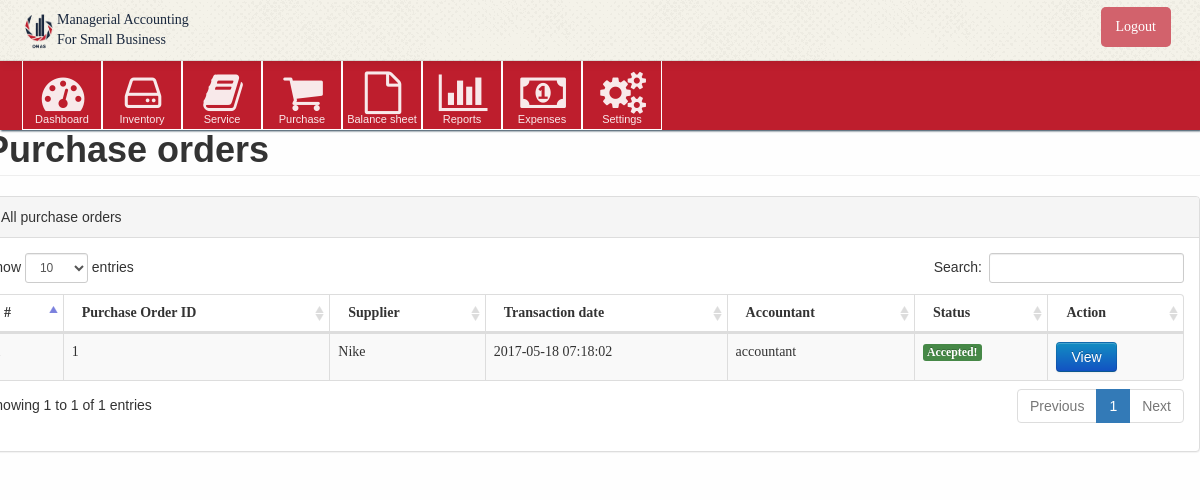
The app's page /index.php/admin/view_purchase_orders with its own data.
### tables this page shows
CREATE TABLE `purchasing_order` (
  `PurchaseID` int(10) UNSIGNED NOT NULL,
  `TransactionDate` datetime DEFAULT CURRENT_TIMESTAMP,
  `Total` float NOT NULL,
  `Accountant_UserID` int(11) NOT NULL,
  `Supplier_SupplierID` int(11) NOT NULL,
  `Administrator_AdminID` int(11) DEFAULT NULL,
  `Status` int(1) UNSIGNED DEFAULT '0'
);

CREATE TABLE `supplier` (
  `SupplierID` int(11) NOT NULL,
  `SupplierName` varchar(45) DEFAULT NULL,
  `Address` varchar(255) NOT NULL,
  `City` varchar(45) NOT NULL,
  `Region` varchar(45) NOT NULL,
  `PostalCode` int(10) UNSIGNED NOT NULL,
  `Phone` varchar(45) NOT NULL,
  `Email` varchar(45) NOT NULL
);

CREATE TABLE `accountant` (
  `username` varchar(45) NOT NULL,
  `email` varchar(255) DEFAULT NULL,
  `password` varchar(255) NOT NULL,
  `create_time` datetime DEFAULT CURRENT_TIMESTAMP,
  `UserID` int(11) NOT NULL
);

### application/controllers/Admin.php (called while the page is built, shortened)
<?php
class Admin extends CI_Controller
{
	function __construct()
	{
    $this->load->model('Admin_model');
		$this->load->model('Accountant_model');
  }
	function view_purchase_orders()
	{
		$data['purchaseorders'] = $this->Admin_model->get_purchase_orders();
		$data['suppliers'] = $this->Admin_model->get_suppliers();
		$data['accountants'] = $this->Admin_model->get_accountants();
		$this->load->view('Admin/header');
		$this->load->view('Admin/PurchaseOrder/view_purchase_orders',$data);
	}
}

### index.php (called while the page is built, shortened)
<?php
require_once BASEPATH.'core/CodeIgniter.php';

### application/models/Admin_model.php (called while the page is built, shortened)
<?php
class Admin_model extends CI_Model
{
	function get_accountants()
	{
		$this->db->select('username,email,create_time,UserID');
		$this->db->from('accountant');
		$query = $this->db->get();
		return $query->result();
	}
	function get_purchase_orders()
	{
		$this->db->select('*');
		$this->db->from('purchasing_order');
		$query = $this->db->get();
		return $query->result();
	}
	function get_suppliers()
	{
		$this->db->select('*');
		$this->db->from('supplier');
		$query = $this->db->get();
		return $query->result();
	}
}

### application/views/Admin/PurchaseOrder/view_purchase_orders.php (the view, shortened to what this page needs)
<div id="page-wrapper">
    <div class="row">
        <div class="col-lg-12">
            <h1 class="page-header">Purchase orders</h1>
        </div>
    </div>
    <div class="row">
    <div class="col-lg-12">
        <div class="panel panel-default">
            <div class="panel-heading">
                All purchase orders
            </div>
            <div class="panel-body">
                <table width="100%" class="table table-striped table-bordered table-hover" id="dataTables-example">
                    <thead>
                        <tr>
                            <th>#</th>
                            <th>Purchase Order ID</th>
                            <th>Supplier</th>
                            <th>Transaction date</th>
                            <th>Accountant</th>
                            <th>Status</th>
                            <th>Action</th>
                        </tr>
                    </thead>
                    <tbody>
                      <?php $num = 1; ?>
                      <?php foreach($purchaseorders as $p): ?>
                        <tr>
                            <td><?=$num?></td>
                            <td><?=$p->PurchaseID?></td>
                            <td>
                              <?php foreach($suppliers as $s)
                              {
                                if($s->SupplierID == $p->Supplier_SupplierID)
                                {
                                  echo $s->SupplierName;
                                }
                              }
                              ?>
                            </td>
                            <td><?=$p->TransactionDate?></td>
                            <td>
                              <?php foreach($accountants as $a)
                              {
                                if($p->Accountant_UserID == $a->UserID)
                                {
                                  echo $a->username;
                                }
                              }
                              ?>
                            </td>
                            <td>
                              <?php if($p->Status == 0): ?>
                                <span class="label label-info">Processing</span>
                              <?php elseif($p->Status == 1): ?>
                                <span class="label label-success">Accepted!</span>
                              <?php elseif($p->Status == 2): ?>
                                <span class="label label-danger">Rejected</span>
                              <?php endif;?>
                            </td>
                            <td>
                              <a href="<?=base_url().'Admin/view_one_purchase_order/'.$p->PurchaseID?>"><button type="button" class="btn btn-primary">View</button></a>
                            </td>
                        </tr>
                      <?php $num++; ?>
                      <?php endforeach;?>
                    </tbody>
                </table>
            </div>
        </div>
    </div>
  </div>
</div>
</div>
</body>
</html>

### assets/css/style.css (style rules this page uses)
html { position: relative; min-height: 100%; overflow-x: hidden; }
#page-wrapper { height: auto; }
table { font-family: Montserrat-light; }

### records on screen
purchasing_order: PurchaseID "1", TransactionDate "2017-05-18 07:18:02", Status "Accepted!"
supplier: SupplierName "Nike"
accountant: username "accountant"
